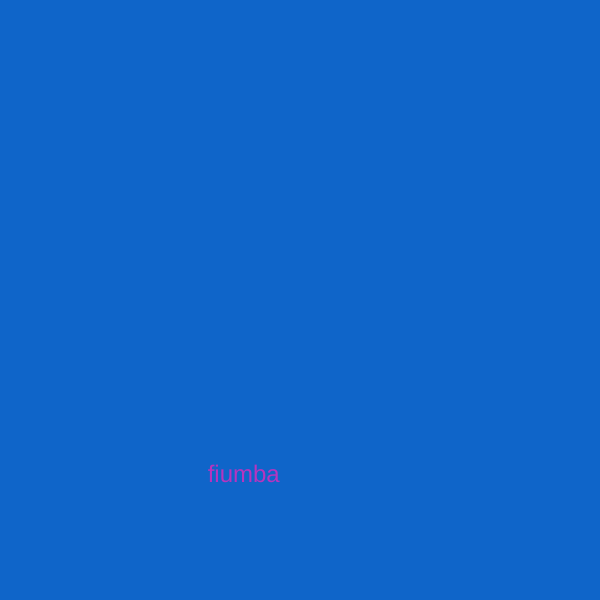
Frame 1 (no input)
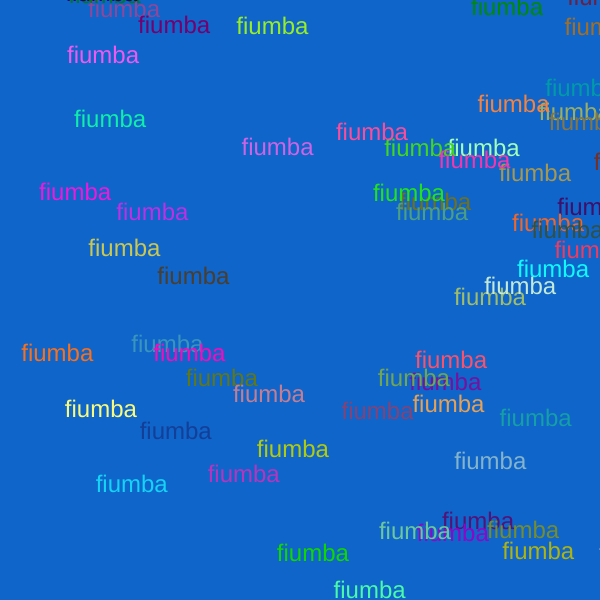
Frame 60 (no input)
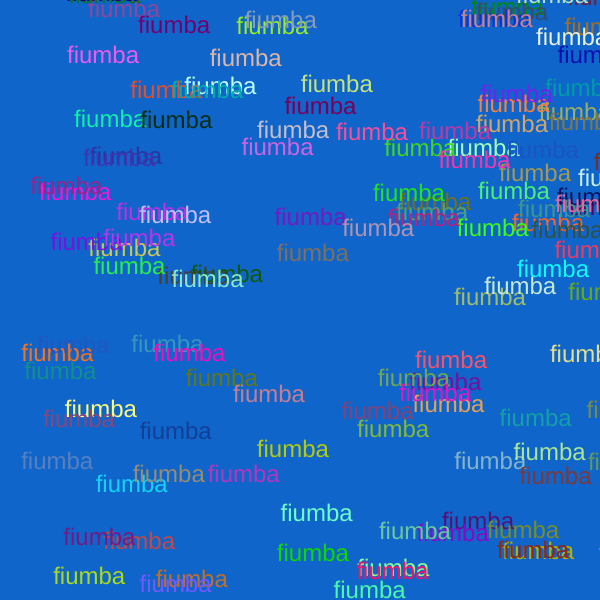
Frame 120 (the mouse pressed at the canvas centre since frame 60)

The p5.js sketch that drew these frames (run headless with seeded random() and noise() and a simulated clock; from frame 60 on, the mouse is pressed at the canvas centre):

// p5.js sketch
// ── sketch.js
function setup() {
  var myCanvas = createCanvas(600, 600);
  background(15, 101, 201);
}

function draw() {
  textSize(24);
  fill(random(255), random(255), random(255));
  text("fiumba", random(600), random(600));
}

// ── style.css
body{
	margin: 0;
}


nav{
	background: #000;
}

.menu{
	text-align: center ;
margin: 0;
}
.menu li{
	display: inline-block;
}
.menu a{
	text-decoration: none;
	color: white;
	display: block;
}
.menu a:hover{
	background: #9b9b9b;
	font-size: 40px;
}
.azul{
	background: #0000ff;
	text-align: center;
	color: #ffffff;
	overflow: hidden;
}
.imagen{
	height: 800px;
	background: url(./mqdefault.jpg);
}
